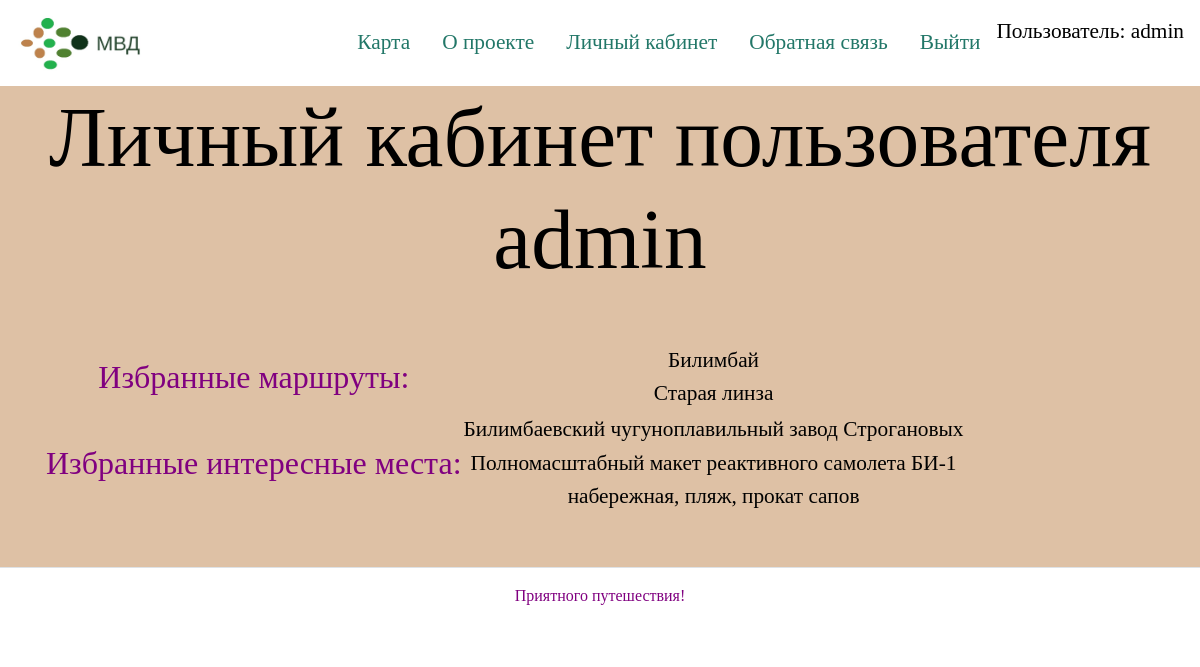
Screenshot of /profile/admin/ (signed in) with the database file from the repository.
### sverdlovskroute/models.py (models this page shows, shortened)
class Weekend_rout(models.Model):
    name = models.CharField(max_length=200)
    description = models.TextField()
    interesting_place = models.ManyToManyField(Interesting_place)
    location = models.TextField()
    img = models.ImageField(upload_to='images/', blank=True, null=True)
    favourites_routes = models.ManyToManyField(User, related_name='favourites_routes', blank=True)
    class Meta:
        ordering = ["name"]

class Interesting_place(models.Model):
    name = models.CharField(max_length=200)
    description = models.TextField()
    location = models.TextField()
    img = models.ImageField(upload_to='images/', blank=True, null=True)
    favourites = models.ManyToManyField(User, related_name='favourites', blank=True)
    class Meta:
        ordering = ["name"]

### sverdlovskroute/views.py (the view)
# urls.py: path('profile/<str:username>/', views.profile, name='profile'),
def profile(request, username):
    user=request.user
    places = user.favourites.all()
    routes = user.favourites_routes.all()
    context = {
        'places': places,
        'routes': routes
    }
    return render(request, 'sverdlovskroute/profile.html', context)

### templates/sverdlovskroute/profile.html
{% extends 'base.html' %}
{% load static %}
{% block content %}
        <h1> Личный кабинет пользователя {{ user.username }} </h1>
      <div class="container py-5">
        <table>
            <tr>
                <th>
        <h2>Избранные маршруты:  </h2>
    </th>     <th>{%for r in routes %}
        <h3> {{ r.name }} </h3>
        {%endfor%}</th></tr> </th> </tr><tr><th>
        <h2>Избранные интересные места: </h2>   </th><th>
        {%for p in places %}
        <h3> {{ p.name }} </h3>
        {%endfor%}</th></tr>
        </table>
    {% endblock %}

### templates/includes/header.html (shortened to what this page needs)
{% load static %}
<head>
    <nav class="navbar navbar-light">
    <link rel="stylesheet" href="{% static 'css/bootstrap.min.css' %}" >
    <a class="navbar-brand" href="/">
        <img src="/static/img/logo.png" height="60px" class="d-inline-block align-top" alt="">
      </a>
    {% if user.is_authenticated %}
    <ul class="nav nav-pills">
        <li class="nav-item">
          <a class="nav-link" href="{% url 'route_map' %}">Карта</a>
        </li>
        <li class="nav-item">
          <a class="nav-link" href="{% url 'about' %}">О проекте</a>
        </li>
        <li class="nav-item">
          <a class="nav-link" href="{% url 'profile'  user.username %}">Личный кабинет</a>
        </li>
        <li class="nav-item">
          <a class="nav-link link-light" href="{% url 'contact_page' %}">Обратная связь</a>
        </li>
        <li class="nav-item">
          <a class="nav-link link-light" href="{% url 'logout' %}">Выйти</a>
        </li>
        <li>
          <h3>Пользователь: {{ user.username }}</h3>
        </li>
        {% endif %}
      </ul>
  </nav>
</head>

### static/css/main.css (style rules this page uses)
body { background-image: url('img/fon1.png'); background-repeat: no-repeat; background-size: cover; font-family: "Kyiv*Type Titling"; color: purple; }
h1 { font-family: "Kyiv*Type Titling" }

### templates/includes/header.html (style rules this page uses)
body { background-image: url('/static/img/fon1.png'); background-repeat: no-repeat; background-size: cover; font-family: "Kyiv*Type Titling"; color: #000000; }
h1 { font-family: "Kyiv*Type Titling"; color: #000000; font-size: 64pt; text-align: center }
h3 { font-family: "Kyiv*Type Titling"; color: #000000; font-size: 16pt; text-align: center }
a { color: #227768; font-size: 16pt; text-decoration: none; }
li { text-align: center }
th { text-align: center }

### rows the page displays
Weekend_rout: name "Билимбай"
Weekend_rout: name "Старая линза"
Interesting_place: name "Билимбаевский чугуноплавильный завод Строгановых"
Interesting_place: name "Полномасштабный макет реактивного самолета БИ-1"
Interesting_place: name "набережная, пляж, прокат сапов"

### other values shown
{{ user.username }} "admin"
